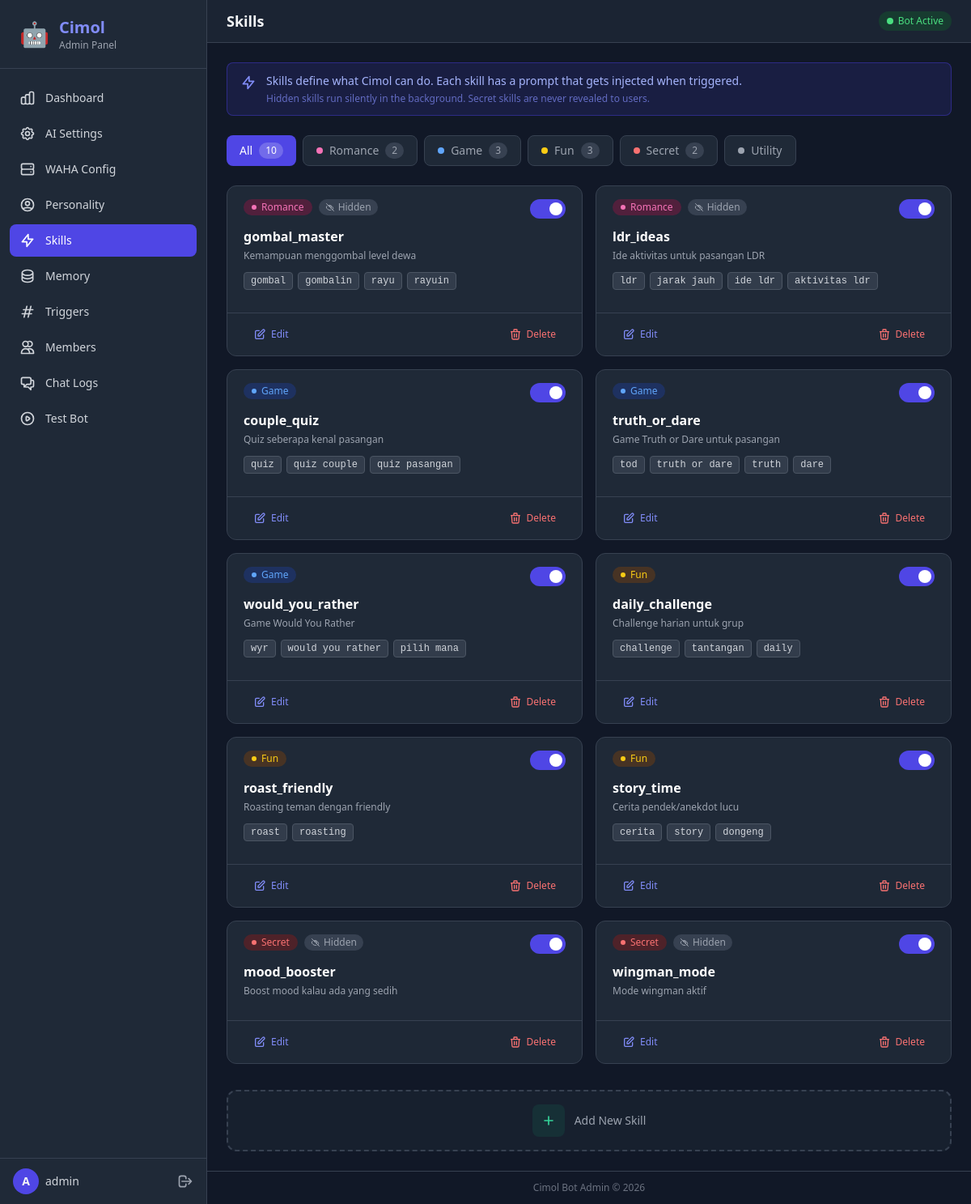
Screenshot of /public/admin/skills.php (signed in) with the database file from the repository.
### tables this page shows
CREATE TABLE IF NOT EXISTS skills (
    id INT AUTO_INCREMENT PRIMARY KEY,
    skill_name VARCHAR(100) NOT NULL UNIQUE,
    skill_description TEXT NOT NULL,
    skill_prompt TEXT NOT NULL,
    skill_trigger VARCHAR(255) NULL,
    is_active TINYINT(1) DEFAULT 1,
    is_hidden TINYINT(1) DEFAULT 1,
    category ENUM('romance', 'game', 'utility', 'fun', 'secret') DEFAULT 'fun',
    created_at DATETIME DEFAULT CURRENT_TIMESTAMP,
    updated_at DATETIME DEFAULT CURRENT_TIMESTAMP ON UPDATE CURRENT_TIMESTAMP
);

### src/Database.php (called while the page is built, shortened)
<?php
class Database
{
    private static ?Database $instance = null;
    private PDO $pdo;
    private function __construct()
    {
        $host = $_ENV['DB_HOST'] ?? 'localhost';
        $port = $_ENV['DB_PORT'] ?? '3306';
        $name = $_ENV['DB_NAME'] ?? 'botwa';
        $user = $_ENV['DB_USER'] ?? 'root';
        $pass = $_ENV['DB_PASS'] ?? '';
        $dsn = "mysql:host={$host};port={$port};dbname={$name};charset=utf8mb4";
        try {
            $this->pdo = new PDO($dsn, $user, $pass, [
                PDO::ATTR_ERRMODE => PDO::ERRMODE_EXCEPTION,
                PDO::ATTR_DEFAULT_FETCH_MODE => PDO::FETCH_ASSOC,
                PDO::ATTR_EMULATE_PREPARES => false,
            ]);
        } catch (PDOException $e) {
            Logger::error("Database connection failed: " . $e->getMessage());
            throw $e;
        }
    }
    public static function getInstance(): self
    {
        if (self::$instance === null) {
            self::$instance = new self();
        }
        return self::$instance;
    }
    public function query(string $sql, array $params = []): \PDOStatement
    {
        $stmt = $this->pdo->prepare($sql);
        $stmt->execute($params);
        return $stmt;
    }
    public function fetchAll(string $sql, array $params = []): array
    {
        $stmt = $this->query($sql, $params);
        return $stmt->fetchAll();
    }
}

### src/SkillManager.php (called while the page is built, shortened)
<?php
class SkillManager
{
    private Database $db;
    public function __construct()
    {
        $this->db = Database::getInstance();
    }
    public function getAll(): array
    {
        return $this->db->fetchAll("SELECT * FROM skills ORDER BY category, skill_name");
    }
}

### public/admin/skills.php (the view, shortened to what this page needs)
<?php
require_once __DIR__ . '/layout.php';
$skillManager = new \BotWA\SkillManager();
$skills = $skillManager->getAll();
$categories = [
    'romance' => ['label' => 'Romance', 'bg' => 'bg-pink-900/50', 'text' => 'text-pink-400', 'border' => 'border-pink-700', 'dot' => 'bg-pink-400'],
    'game'    => ['label' => 'Game',    'bg' => 'bg-blue-900/50', 'text' => 'text-blue-400', 'border' => 'border-blue-700', 'dot' => 'bg-blue-400'],
    'fun'     => ['label' => 'Fun',     'bg' => 'bg-yellow-900/50', 'text' => 'text-yellow-400', 'border' => 'border-yellow-700', 'dot' => 'bg-yellow-400'],
    'secret'  => ['label' => 'Secret',  'bg' => 'bg-red-900/50', 'text' => 'text-red-400', 'border' => 'border-red-700', 'dot' => 'bg-red-400'],
    'utility' => ['label' => 'Utility', 'bg' => 'bg-gray-700/50', 'text' => 'text-gray-400', 'border' => 'border-gray-600', 'dot' => 'bg-gray-400'],
];
$categoryCounts = [];
foreach ($skills as $s) {
    $cat = $s['category'] ?? 'fun';
    $categoryCounts[$cat] = ($categoryCounts[$cat] ?? 0) + 1;
}
?>
<div class="mb-6 px-4 py-3 rounded-lg bg-indigo-900/30 border border-indigo-700/50">
    <div class="flex items-start gap-3">
        <svg class="w-5 h-5 text-indigo-400 flex-shrink-0 mt-0.5" fill="none" stroke="currentColor" viewBox="0 0 24 24">
            <path stroke-linecap="round" stroke-linejoin="round" stroke-width="2" d="M13 10V3L4 14h7v7l9-11h-7z"/>
        </svg>
        <div>
            <p class="text-sm text-indigo-300">Skills define what Cimol can do. Each skill has a prompt that gets injected when triggered.</p>
            <p class="text-xs text-indigo-400/70 mt-1">Hidden skills run silently in the background. Secret skills are never revealed to users.</p>
        </div>
    </div>
</div>
<div class="mb-6 flex flex-wrap gap-2">
    <button type="button" onclick="filterCategory('all')" id="tab-all"
            class="category-tab inline-flex items-center gap-2 px-4 py-2 rounded-lg text-sm font-medium bg-indigo-600 text-white transition-colors">
        All
        <span class="inline-flex items-center justify-center px-2 py-0.5 rounded-full text-xs bg-white/20"><?= count($skills) ?></span>
    </button>
    <?php foreach ($categories as $catKey => $catStyle): ?>
        <button type="button" onclick="filterCategory('<?= $catKey ?>')" id="tab-<?= $catKey ?>"
                class="category-tab inline-flex items-center gap-2 px-4 py-2 rounded-lg text-sm font-medium bg-gray-800 text-gray-400 hover:bg-gray-700 hover:text-gray-200 border border-gray-700 transition-colors">
            <span class="w-2 h-2 rounded-full <?= $catStyle['dot'] ?>"></span>
            <?= $catStyle['label'] ?>
            <?php if (isset($categoryCounts[$catKey])): ?>
                <span class="inline-flex items-center justify-center px-2 py-0.5 rounded-full text-xs bg-gray-700"><?= $categoryCounts[$catKey] ?></span>
            <?php endif; ?>
        </button>
    <?php endforeach; ?>
</div>
<div class="grid grid-cols-1 lg:grid-cols-2 gap-4 mb-8" id="skills-grid">
    <?php if (empty($skills)): ?>
        <div class="lg:col-span-2 bg-gray-800 rounded-xl border border-gray-700 p-8 text-center">
            <svg class="w-12 h-12 text-gray-600 mx-auto mb-3" fill="none" stroke="currentColor" viewBox="0 0 24 24">
                <path stroke-linecap="round" stroke-linejoin="round" stroke-width="2" d="M13 10V3L4 14h7v7l9-11h-7z"/>
            </svg>
            <p class="text-gray-400 text-sm">No skills configured yet. Add one below to get started.</p>
        </div>
    <?php else: ?>
        <?php foreach ($skills as $s):
            $cat = $s['category'] ?? 'fun';
            $catStyle = $categories[$cat] ?? $categories['fun'];
            $isActive = (bool) $s['is_active'];
            $isHidden = (bool) $s['is_hidden'];
            $triggers = !empty($s['skill_trigger']) ? array_map('trim', explode(',', $s['skill_trigger'])) : [];
        ?>
            <div class="skill-card bg-gray-800 rounded-xl border border-gray-700 overflow-hidden flex flex-col" data-category="<?= $cat ?>">
                <div class="px-5 py-4 flex-1">
                    <div class="flex items-start justify-between gap-3 mb-2">
                        <div class="flex items-center gap-2 flex-wrap">
                            <span class="inline-flex items-center gap-1.5 px-2.5 py-0.5 rounded-full text-xs font-medium <?= $catStyle['bg'] ?> <?= $catStyle['text'] ?>">
                                <span class="w-1.5 h-1.5 rounded-full <?= $catStyle['dot'] ?>"></span>
                                <?= $catStyle['label'] ?>
                            </span>
                            <?php if ($isHidden): ?>
                                <span class="inline-flex items-center gap-1 px-2 py-0.5 rounded-full text-xs font-medium bg-gray-700 text-gray-400" title="Hidden skill - runs silently">
                                    Hidden
                                </span>
                            <?php endif; ?>
                        </div>
                        <form method="POST" action="" class="flex-shrink-0">
                            <button type="submit" title="<?= $isActive ? 'Click to deactivate' : 'Click to activate' ?>"
                                    class="relative inline-flex h-6 w-11 items-center rounded-full transition-colors focus:outline-none focus:ring-2 focus:ring-indigo-500 focus:ring-offset-2 focus:ring-offset-gray-800 <?= $isActive ? 'bg-indigo-600' : 'bg-gray-600' ?>">
                                <span class="inline-block h-4 w-4 transform rounded-full bg-white transition-transform <?= $isActive ? 'translate-x-6' : 'translate-x-1' ?>"></span>
                            </button>
                        </form>
                    </div>
                    <h3 class="text-base font-bold text-white mb-1"><?= htmlspecialchars($s['skill_name']) ?></h3>
                    <p class="text-xs text-gray-400 mb-3 line-clamp-2"><?= htmlspecialchars($s['skill_description']) ?></p>
                    <?php if (!empty($triggers)): ?>
                        <div class="flex flex-wrap gap-1.5 mb-3">
                            <?php foreach ($triggers as $trigger): ?>
                                <span class="inline-flex items-center px-2 py-0.5 rounded text-xs font-mono bg-gray-700/80 text-gray-300 border border-gray-600">
                                    <?= htmlspecialchars($trigger) ?>
                                </span>
                            <?php endforeach; ?>
                        </div>
                    <?php endif; ?>
                </div>
                <div class="px-5 py-3 bg-gray-800/50 border-t border-gray-700 flex items-center justify-between">
                    <button type="button" onclick="toggleEditForm(<?= $s['id'] ?>)"
                            class="inline-flex items-center gap-1.5 px-3 py-1.5 text-xs font-medium text-indigo-400 hover:text-indigo-300 hover:bg-indigo-900/30 rounded-lg transition-colors">
                        <svg class="w-4 h-4" fill="none" stroke="currentColor" viewBox="0 0 24 24">
                            <path stroke-linecap="round" stroke-linejoin="round" stroke-width="2" d="M11 5H6a2 2 0 00-2 2v11a2 2 0 002 2h11a2 2 0 002-2v-5m-1.414-9.414a2 2 0 112.828 2.828L11.828 15H9v-2.828l8.586-8.586z"/>
                        </svg>
                        Edit
                    </button>
                    <button type="button" onclick="deleteSkill(<?= $s['id'] ?>, '<?= htmlspecialchars(addslashes($s['skill_name']), ENT_QUOTES) ?>')"
                            class="inline-flex items-center gap-1.5 px-3 py-1.5 text-xs font-medium text-red-400 hover:text-red-300 hover:bg-red-900/30 rounded-lg transition-colors">
                        <svg class="w-4 h-4" fill="none" stroke="currentColor" viewBox="0 0 24 24">
                            <path stroke-linecap="round" stroke-linejoin="round" stroke-width="2" d="M19 7l-.867 12.142A2 2 0 0116.138 21H7.862a2 2 0 01-1.995-1.858L5 7m5 4v6m4-6v6m1-10V4a1 1 0 00-1-1h-4a1 1 0 00-1 1v3M4 7h16"/>
                        </svg>
                        Delete
                    </button>
                </div>
            </div>
        <?php endforeach; ?>
    <?php endif; ?>
</div>
<div id="add-skill-section">
    <button type="button" id="add-skill-btn" onclick="toggleAddForm()"
            class="w-full py-4 rounded-xl border-2 border-dashed border-gray-700 hover:border-emerald-600 bg-gray-800/50 hover:bg-gray-800 text-gray-400 hover:text-emerald-400 transition-all flex items-center justify-center gap-3 group">
        <div class="w-10 h-10 rounded-lg bg-emerald-500/10 group-hover:bg-emerald-500/20 flex items-center justify-center transition-colors">
            <svg class="w-5 h-5 text-emerald-400" fill="none" stroke="currentColor" viewBox="0 0 24 24">
                <path stroke-linecap="round" stroke-linejoin="round" stroke-width="2" d="M12 6v6m0 0v6m0-6h6m-6 0H6"/>
            </svg>
        </div>
        <span class="text-sm font-medium">Add New Skill</span>
    </button>
</div>

### rows the page displays
skills: category "Romance", is_hidden 1 (drawn), is_active 1 (drawn), skill_name "gombal_master", skill_description "Kemampuan menggombal level dewa", skill_trigger "gombal", skill_trigger "gombalin", skill_trigger "rayu", skill_trigger "rayuin"
skills: category "Romance", is_hidden 1 (drawn), is_active 1 (drawn), skill_name "ldr_ideas", skill_description "Ide aktivitas untuk pasangan LDR", skill_trigger "ldr", skill_trigger "jarak jauh", skill_trigger "ide ldr", skill_trigger "aktivitas ldr"
skills: category "Game", is_active 1 (drawn), skill_name "couple_quiz", skill_description "Quiz seberapa kenal pasangan", skill_trigger "quiz", skill_trigger "quiz couple", skill_trigger "quiz pasangan"
skills: category "Game", is_active 1 (drawn), skill_name "truth_or_dare", skill_description "Game Truth or Dare untuk pasangan", skill_trigger "tod", skill_trigger "truth or dare", skill_trigger "truth", skill_trigger "dare"
skills: category "Game", is_active 1 (drawn), skill_name "would_you_rather", skill_description "Game Would You Rather", skill_trigger "wyr", skill_trigger "would you rather", skill_trigger "pilih mana"
skills: category "Fun", is_active 1 (drawn), skill_name "daily_challenge", skill_description "Challenge harian untuk grup", skill_trigger "challenge", skill_trigger "tantangan", skill_trigger "daily"
skills: category "Fun", is_active 1 (drawn), skill_name "roast_friendly", skill_description "Roasting teman dengan friendly", skill_trigger "roast", skill_trigger "roasting"
skills: category "Fun", is_active 1 (drawn), skill_name "story_time", skill_description "Cerita pendek/anekdot lucu", skill_trigger "cerita", skill_trigger "story", skill_trigger "dongeng"
skills: category "Secret", is_hidden 1 (drawn), is_active 1 (drawn), skill_name "mood_booster", skill_description "Boost mood kalau ada yang sedih"
skills: category "Secret", is_hidden 1 (drawn), is_active 1 (drawn), skill_name "wingman_mode", skill_description "Mode wingman aktif"

### other values shown
$item['label'] "Dashboard"
$item['label'] "AI Settings"
$item['label'] "WAHA Config"
$item['label'] "Personality"
$item['label'] "Skills"
$item['label'] "Memory"
$item['label'] "Triggers"
$item['label'] "Members"
$item['label'] "Chat Logs"
$item['label'] "Test Bot"
substr($username, 0, 1) "A"
$username "admin"
$title "Skills"
count($skills) "10"
$catStyle['label'] "Romance"
